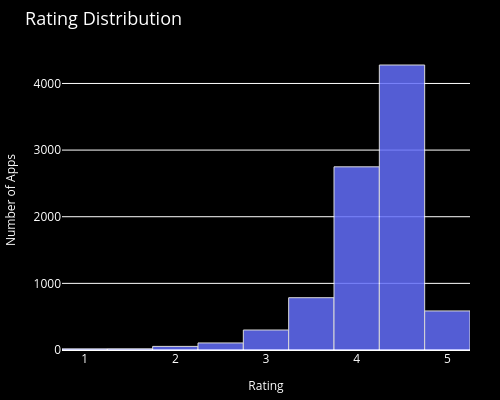

Write notebook code for a chart like this one.
### Code cell
# ------------------ Figure 3 ------------------

fig3 = px.histogram(
    apps_df,
    x="Rating",
    nbins=20,
    title="Rating Distribution",
    color_discrete_sequence=["#636EFA"],
    width=500,
    height=400
)

fig3.update_traces(
    marker=dict(
        line=dict(color="white", width=1)
    ),
    opacity=0.85
)

fig3.update_layout(
    plot_bgcolor="black",
    paper_bgcolor="black",
    font_color="white",
    title_font=dict(size=18),
    xaxis_title="Rating",
    yaxis_title="Number of Apps",
    xaxis=dict(title_font=axis_font),
    yaxis=dict(title_font=axis_font),
    margin=dict(l=10, r=30, t=50, b=10)
)
# Show plot
fig3.show()

save_plot_as_html(
    fig3,
    "Rating_Graph_3.html",
    "Ratings are skewed toward higher values, suggesting that most apps are rated favorably by users."
)

### Figure 1 — Plotly figure (JSON) as saved in the notebook; plotly's stock layout.template omitted (floating-point values rounded to 4 significant figures; data arrays with more than 128 entries replaced by an {"elided": "..."} marker saying what was removed)
{"data": [{"bingroup": "x", "hovertemplate": "Rating=%{x}<br>count=%{y}<extra></extra>", "legendgroup": "", "marker": {"color": "#636EFA", "line": {"color": "white", "width": 1}, "pattern": {"shape": ""}}, "name": "", "nbinsx": 20, "opacity": 0.85, "orientation": "v", "showlegend": false, "type": "histogram", "x": {"elided": "8892 float values"}, "xaxis": "x", "yaxis": "y"}], "layout": {"barmode": "relative", "font": {"color": "white"}, "height": 400, "legend": {"tracegroupgap": 0}, "margin": {"b": 10, "l": 10, "r": 30, "t": 50}, "paper_bgcolor": "black", "plot_bgcolor": "black", "title": {"font": {"size": 18}, "text": "Rating Distribution"}, "width": 500, "xaxis": {"anchor": "y", "domain": [0, 1], "title": {"font": {"size": 12}, "text": "Rating"}}, "yaxis": {"anchor": "x", "domain": [0, 1], "title": {"font": {"size": 12}, "text": "Number of Apps"}}}}
